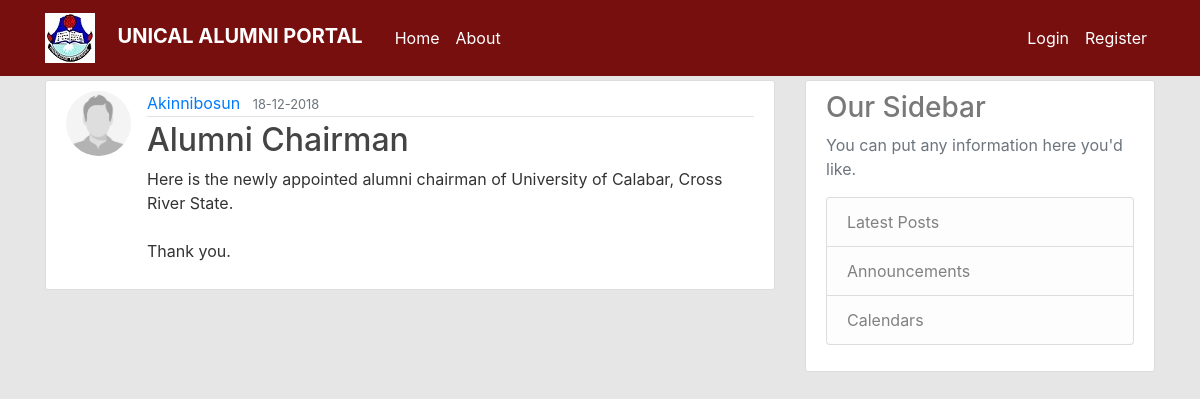
/post/1, run on the app's committed database.
### transcript/models.py (models this page shows, shortened)
class User(db.Model, UserMixin):
    id = db.Column(db.Integer, primary_key=True)
    surname = db.Column(db.String(100), nullable=False)
    other_names = db.Column(db.String(100), nullable=False)
    dob = db.Column(db.String(50), nullable=False)
    gender = db.Column(db.String(20), nullable=False)
    state_of_origin = db.Column(db.String(50), nullable=False)
    marital_status = db.Column(db.String(100), nullable=False)
    email = db.Column(db.String(200), unique=True, nullable=False)
    phone = db.Column(db.String(20), unique=True, nullable=False)
    degree_awarded = db.Column(db.String(50), nullable=False)
    faculty = db.Column(db.String(250), nullable=False)
    department = db.Column(db.String(250), nullable=False)
    year_of_grad = db.Column(db.String(50), nullable=False)
    permanent_addr = db.Column(db.Text, nullable=False)
    password = db.Column(db.String(120), nullable=False)
    image_file = db.Column(db.String(20), nullable=False, default='default.jpg')
    recipient = db.relationship('Recipient', backref='user', lazy=True)
    post = db.relationship('Post', backref='author', lazy=True)

class Post(db.Model):
    __tablename__ = 'posts'
    id = db.Column(db.Integer, primary_key=True)
    title = db.Column(db.String(500), nullable=False)
    date_posted = db.Column(db.DateTime, nullable=False, default=datetime.utcnow)
    content = db.Column(db.Text, nullable=False)
    user_id = db.Column(db.Integer, db.ForeignKey('user.id'), nullable=False)

### transcript/routes.py (the view)
@app.route("/post/<int:post_id>")
def post(post_id):
    post = Post.query.get_or_404(post_id)
    return render_template('post.html', title=post.title, post=post)

### transcript/templates/post.html (shortened to what this page needs)
{% extends "layout.html" %}
    {% block content %}
        <article class="media content-section">
            <img class="rounded-circle article-img" src="{{ url_for('static', filename='images/' + post.author.image_file) }}" alt="">
            <div class="media-body">
                <div class="article-metadata">
                    <a class="mr-2" href="{{ url_for('user_posts', surname=post.author.surname) }}">{{ post.author.surname }}</a>
                    <small class="text-muted">{{ post.date_posted.strftime('%d-%m-%Y') }}</small>
                </div>
                <h2 class="article-title">{{ post.title }}</h2>
                <p class="article-content">{{ post.content }}</p>
            </div>
        </article>
    {% endblock content %}

### transcript/static/main.css (style rules this page uses)
body { background: #ddddddbb; color: #333333; margin-top: 5rem; }
h1, h2, h3, h4, h5, h6 { color: #797979; }
.content-section { background: #ffffff; padding: 10px 20px; border: 1px solid #dddddd; border-radius: 3px; margin-bottom: 20px; }
.article-title { color: #444444; }
.article-content { white-space: pre-line; }
.article-img { height: 65px; width: 65px; margin-right: 16px; }
.article-metadata { padding-bottom: 1px; margin-bottom: 4px; border-bottom: 1px solid #e3e3e3 }

### data on the page
User: image_file (placeholder picture), author.surname "Akinnibosun"
Post: date_posted "18-12-2018", title "Alumni Chairman", content "Here is the newly appointed alumni chairman of University of Calabar, Cross River State. Thank you."
